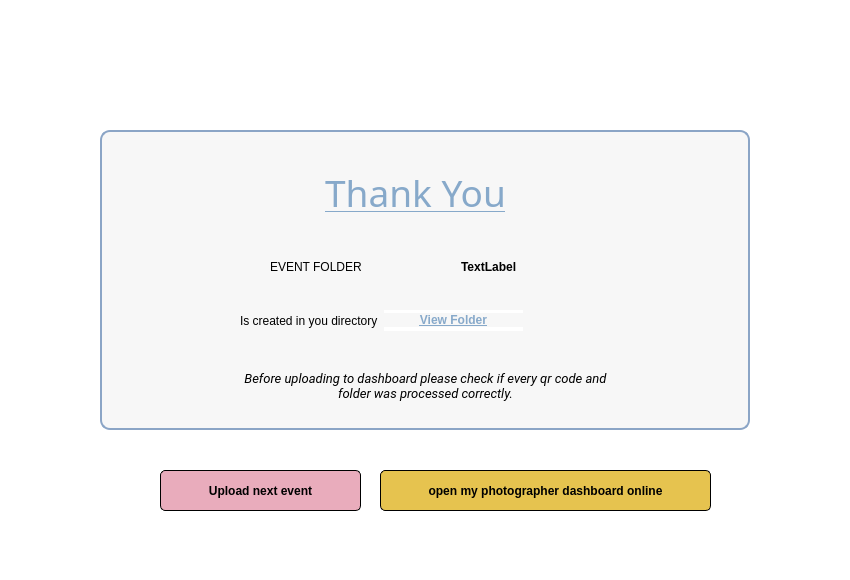
<?xml version="1.0" encoding="UTF-8"?>
<ui version="4.0">
 <class>MainWindow</class>
 <widget class="QMainWindow" name="MainWindow">
  <property name="geometry">
   <rect>
    <x>0</x>
    <y>0</y>
    <width>850</width>
    <height>580</height>
   </rect>
  </property>
  <property name="windowTitle">
   <string>Photo Organizer</string>
  </property>
  <widget class="QWidget" name="centralwidget">
   <widget class="QFrame" name="frame">
    <property name="geometry">
     <rect>
      <x>0</x>
      <y>0</y>
      <width>850</width>
      <height>580</height>
     </rect>
    </property>
    <property name="autoFillBackground">
     <bool>false</bool>
    </property>
    <property name="styleSheet">
     <string notr="true">border: 1px;
background-color: rgb(255, 255, 255);</string>
    </property>
    <property name="frameShape">
     <enum>QFrame::StyledPanel</enum>
    </property>
    <property name="frameShadow">
     <enum>QFrame::Raised</enum>
    </property>
    <widget class="QFrame" name="frame_2">
     <property name="geometry">
      <rect>
       <x>100</x>
       <y>130</y>
       <width>650</width>
       <height>300</height>
      </rect>
     </property>
     <property name="styleSheet">
      <string notr="true">.QFrame{
border: 1.5px solid #8ba5c6;
background-color: rgb(247, 247, 247);
border-radius: 10px;
}







</string>
     </property>
     <property name="frameShape">
      <enum>QFrame::StyledPanel</enum>
     </property>
     <property name="frameShadow">
      <enum>QFrame::Raised</enum>
     </property>
     <widget class="QLabel" name="label_4">
      <property name="geometry">
       <rect>
        <x>30</x>
        <y>220</y>
        <width>591</width>
        <height>71</height>
       </rect>
      </property>
      <property name="font">
       <font>
        <family>Roboto</family>
        <pointsize>10</pointsize>
        <weight>50</weight>
        <italic>true</italic>
        <bold>false</bold>
       </font>
      </property>
      <property name="styleSheet">
       <string notr="true">font: 10pt &quot;Roboto&quot;;
font-style:italic;
border-color: rgb(247, 247, 247);
background-color: rgb(247, 247, 247);</string>
      </property>
      <property name="text">
       <string>Before uploading to dashboard please check if every qr code and
folder was processed correctly.</string>
      </property>
      <property name="alignment">
       <set>Qt::AlignCenter</set>
      </property>
     </widget>
     <widget class="QWidget" name="horizontalLayoutWidget_2">
      <property name="geometry">
       <rect>
        <x>170</x>
        <y>120</y>
        <width>381</width>
        <height>34</height>
       </rect>
      </property>
      <layout class="QHBoxLayout" name="horizontalLayout_2">
       <property name="spacing">
        <number>0</number>
       </property>
       <property name="sizeConstraint">
        <enum>QLayout::SetNoConstraint</enum>
       </property>
       <item>
        <widget class="QLabel" name="label_2">
         <property name="styleSheet">
          <string notr="true">font: 14pt &quot;Roboto&quot;;
border-color: rgb(247, 247, 247);
background-color: rgb(247, 247, 247);</string>
         </property>
         <property name="text">
          <string>EVENT FOLDER   </string>
         </property>
        </widget>
       </item>
       <item>
        <widget class="QLabel" name="eLabel">
         <property name="styleSheet">
          <string notr="true">font: 14pt &quot;Roboto&quot;;
border-color: rgb(247, 247, 247);
font-weight:bold;
background-color: rgb(247, 247, 247);</string>
         </property>
         <property name="text">
          <string>TextLabel</string>
         </property>
        </widget>
       </item>
      </layout>
     </widget>
     <widget class="QWidget" name="horizontalLayoutWidget_4">
      <property name="geometry">
       <rect>
        <x>140</x>
        <y>180</y>
        <width>421</width>
        <height>21</height>
       </rect>
      </property>
      <layout class="QHBoxLayout" name="horizontalLayout_4">
       <property name="spacing">
        <number>0</number>
       </property>
       <property name="sizeConstraint">
        <enum>QLayout::SetNoConstraint</enum>
       </property>
       <item>
        <widget class="QLabel" name="label_6">
         <property name="styleSheet">
          <string notr="true">color: rgb(0, 0, 0);
border-color: rgb(247, 247, 247);
font: 12pt &quot;Roboto&quot;;
background-color: rgb(247, 247, 247);</string>
         </property>
         <property name="text">
          <string>Is created in you directory  </string>
         </property>
        </widget>
       </item>
       <item>
        <widget class="QPushButton" name="viewButton">
         <property name="styleSheet">
          <string notr="true">
border:none;
color: rgb(135, 169, 202);
text-decoration: underline;
font: 10pt &quot;Askhar&quot;;
font-weight: bold;
background-color: rgb(247, 247, 247);
</string>
         </property>
         <property name="text">
          <string>View Folder</string>
         </property>
        </widget>
       </item>
       <item>
        <widget class="QLabel" name="label_3">
         <property name="styleSheet">
          <string notr="true">background-color: rgb(247, 247, 247);</string>
         </property>
         <property name="text">
          <string/>
         </property>
        </widget>
       </item>
      </layout>
     </widget>
     <widget class="QWidget" name="horizontalLayoutWidget">
      <property name="geometry">
       <rect>
        <x>130</x>
        <y>20</y>
        <width>371</width>
        <height>85</height>
       </rect>
      </property>
      <layout class="QHBoxLayout" name="horizontalLayout">
       <property name="sizeConstraint">
        <enum>QLayout::SetNoConstraint</enum>
       </property>
       <item>
        <widget class="QLabel" name="label">
         <property name="font">
          <font>
           <family>Pacifico</family>
           <pointsize>28</pointsize>
           <weight>50</weight>
           <bold>false</bold>
           <underline>true</underline>
          </font>
         </property>
         <property name="styleSheet">
          <string notr="true">border-color: rgb(247, 247, 247);
color: rgb(135, 169, 202);
background-color: rgb(247, 247, 247);</string>
         </property>
         <property name="text">
          <string>Thank You</string>
         </property>
         <property name="alignment">
          <set>Qt::AlignCenter</set>
         </property>
        </widget>
       </item>
      </layout>
     </widget>
    </widget>
    <widget class="QPushButton" name="dashboardButton">
     <property name="geometry">
      <rect>
       <x>380</x>
       <y>470</y>
       <width>331</width>
       <height>41</height>
      </rect>
     </property>
     <property name="styleSheet">
      <string notr="true">background-color: rgb(230, 195, 79);
border-bottom-color: rgb(255, 255, 255);
color: rgb(0, 0, 0);
border-top-color: rgb(0, 0, 0);
border-right-color: rgb(0, 0, 0);
border-left-color: rgb(247, 247, 247);
border-left-color: rgb(0, 0, 0);
border: 1px solid #000000;
border-radius: 5;
font: 8pt &quot;Roboto&quot;;
font-weight: bold;</string>
     </property>
     <property name="text">
      <string>open my photographer dashboard online</string>
     </property>
    </widget>
    <widget class="QPushButton" name="nextButton">
     <property name="geometry">
      <rect>
       <x>160</x>
       <y>470</y>
       <width>201</width>
       <height>41</height>
      </rect>
     </property>
     <property name="styleSheet">
      <string notr="true">background-color: #e9acbc;
border-bottom-color: rgb(255, 255, 255);
color: rgb(0, 0, 0);
border-top-color: rgb(0, 0, 0);
border-right-color: rgb(0, 0, 0);
border-left-color: rgb(247, 247, 247);
border-left-color: rgb(0, 0, 0);
border: 1px solid #000000;
border-radius: 5;
font: 8pt &quot;Roboto&quot;;
font-weight: bold;</string>
     </property>
     <property name="text">
      <string>Upload next event</string>
     </property>
    </widget>
    <widget class="QLabel" name="label_5">
     <property name="geometry">
      <rect>
       <x>180</x>
       <y>-100</y>
       <width>461</width>
       <height>211</height>
      </rect>
     </property>
     <property name="text">
      <string>&lt;html&gt;&lt;head/&gt;&lt;body&gt;&lt;p&gt;&lt;img src=&quot;:/newPrefix/resources/dino-new.png&quot;/&gt;&lt;/p&gt;&lt;/body&gt;&lt;/html&gt;</string>
     </property>
    </widget>
   </widget>
  </widget>
 </widget>
 <resources/>
 <connections/>
</ui>
